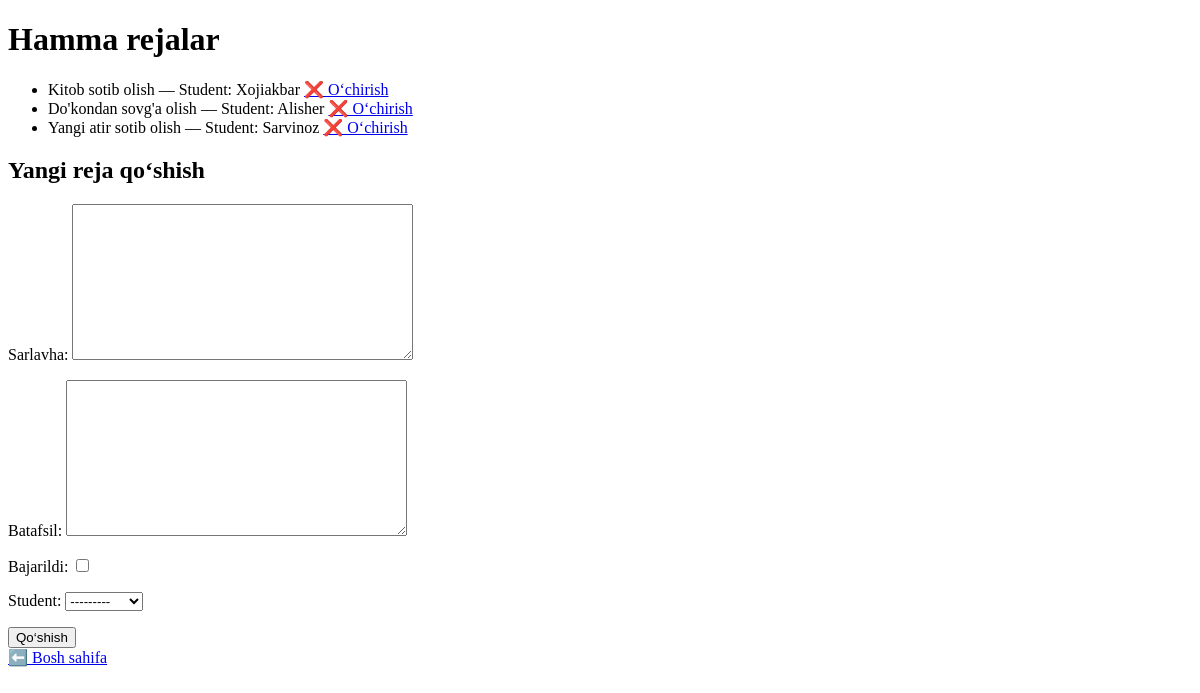
The page /rejalar/ on the database as committed earlier.
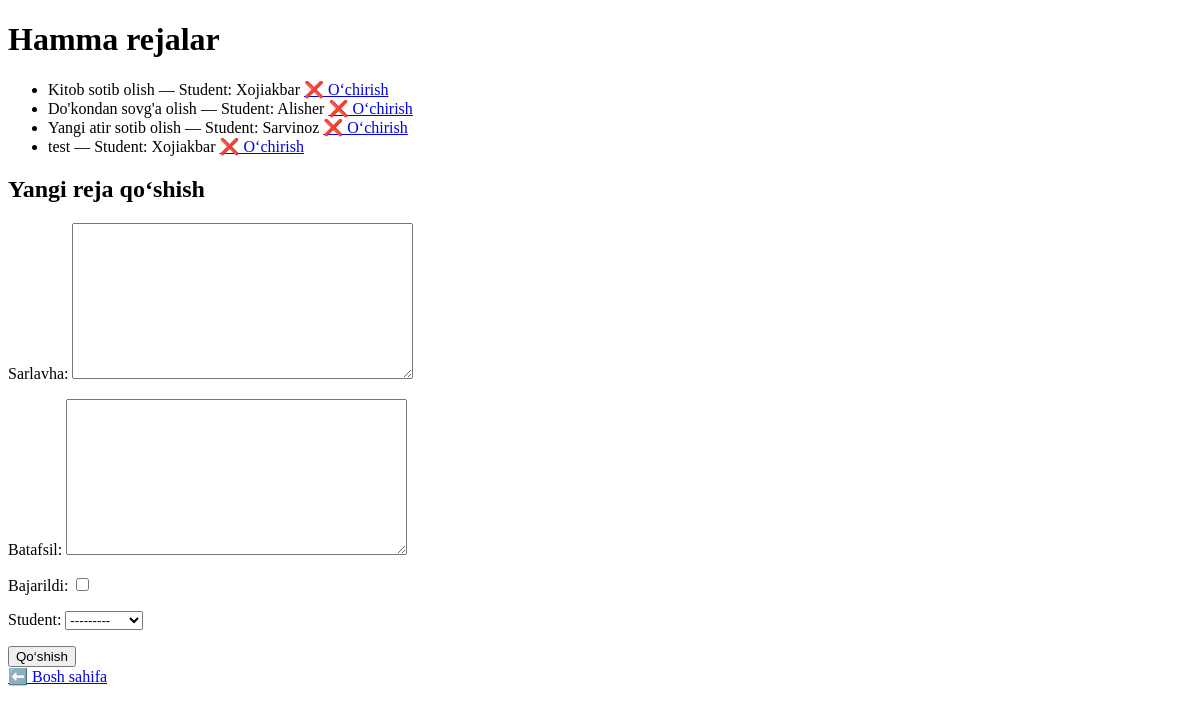
The same page on the database as committed later.
### main/models.py (models this page shows, shortened)
class Reja(models.Model):
    sarlavha=models.TextField()
    batafsil=models.TextField(null=True)
    sana=models.DateTimeField(auto_now_add=True)
    bajarildi=models.BooleanField(default=False)
    student=models.ForeignKey(Student,on_delete=models.CASCADE)

class Student(models.Model):
    ism=models.CharField(max_length=255)
    yosh=models.IntegerField()
    kurs=models.IntegerField()
    def __str__(self):
        return self.ism

### main/views.py (the view)
# urls.py: path('rejalar/', reja_list, name='reja_list'),
def reja_list(request):
    rejalari = Reja.objects.select_related("student").all()
    if request.method == "POST":
        form = RejaForm(request.POST)
        if form.is_valid():
            form.save()
            return redirect("reja_list")
    else:
        form = RejaForm()
    context = {"rejalari": rejalari, "form": form}
    return render(request, "reja_list.html", context)

### main/forms.py
class RejaForm(forms.ModelForm):
    class Meta:
        model = Reja
        fields = '__all__'
        widgets = {
            'sana': forms.DateInput(attrs={'type': 'date'})
        }

### templates/reja_list.html (shortened to what this page needs)
<!DOCTYPE html>
<html>
<head>
</head>
<body>
    <h1>Hamma rejalar</h1>
    <ul>
        {% for r in rejalari %}
            <li>
                {{ r.sarlavha }} — Student: {{ r.student.ism }}
                <a href="{% url 'reja_delete' r.pk %}">❌ O‘chirish</a>
            </li>
        {% empty %}
            <li>Rejalar yo‘q</li>
        {% endfor %}
    </ul>
    <h2>Yangi reja qo‘shish</h2>
    <form method="post">
        {{ form.as_p }}
        <button type="submit">Qo‘shish</button>
    </form>
    <a href="{% url 'home' %}">⬅️ Bosh sahifa</a>
</body>
</html>

Rows that differ between the two databases and show on the page:
added Reja: sarlavha "test", student.ism "Xojiakbar"
